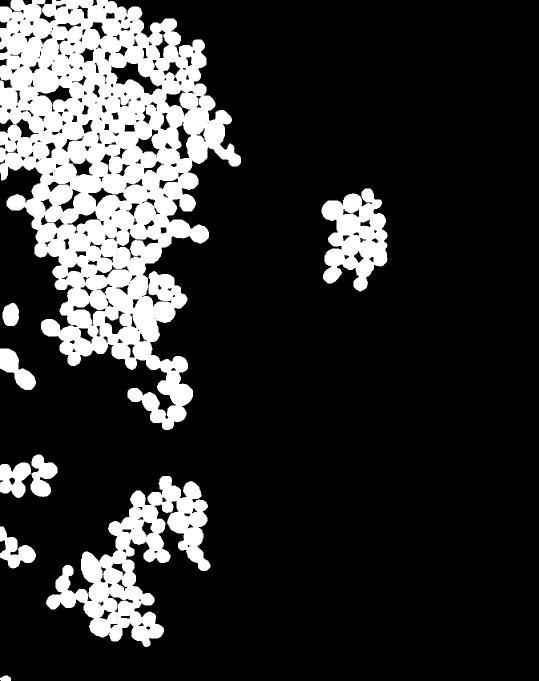
%> input picture RBT_on_AI_segmentation_tool/cellpose_org.tif, 1078 x 1362 px (shown at 1/2 size)
$ octave Cellpose_Masks_DilateErode.m   (GNU Octave 9; MATLAB toolbox functions it lacks are replaced by stand-ins)
%> lines starting %> are read from the running program, lines starting %| are printed output that depends on the picture; in (x1, y1, x2, y2) boxes, pixels count from 0 and x2, y2 are one past the last pixel; in counts of white or black regions, pixels touching at a corner belong together; the program's own positions count from 1
clear
close all
%%
origin_mask = imread('/Users/chen/Desktop/RBT_on_AI_segmentation_tool/cellpose_org.tif');
%> origin_mask: size 1362x1078 logical; 19% white; 9 white regions, largest, box (x1, y1, x2, y2) and area: (0, 0, 482, 860) 209011, (92, 952, 421, 1294) 40465, (643, 377, 775, 583) 16806
RBT_mask = imread('/Users/chen/Desktop/RBT_on_AI_segmentation_tool/cellpose_rbt.tif');
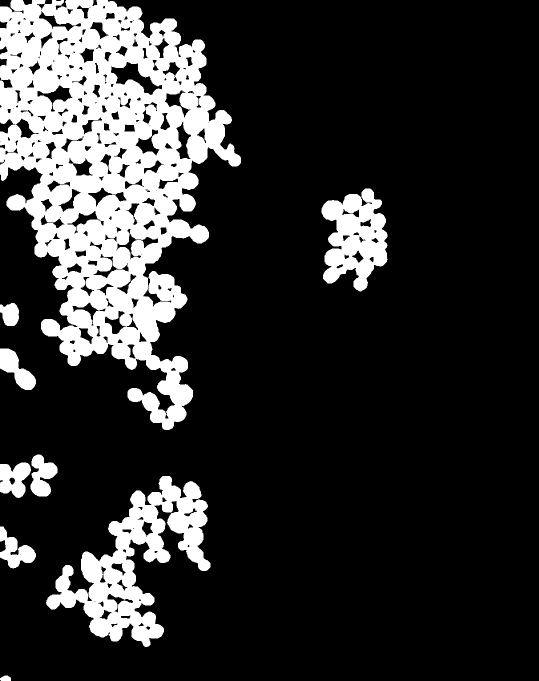
%> input picture RBT_on_AI_segmentation_tool/cellpose_rbt.tif, 1078 x 1362 px (shown at 1/2 size)
%> RBT_mask: size 1362x1078 logical; 18.8% white; 9 white regions, largest, box (x1, y1, x2, y2) and area: (0, 0, 482, 860) 206257, (92, 952, 421, 1294) 40286, (643, 377, 775, 583) 16875
CLAHE_mask = imread('/Users/chen/Desktop/RBT_on_AI_segmentation_tool/cellpose_clahe.tif');
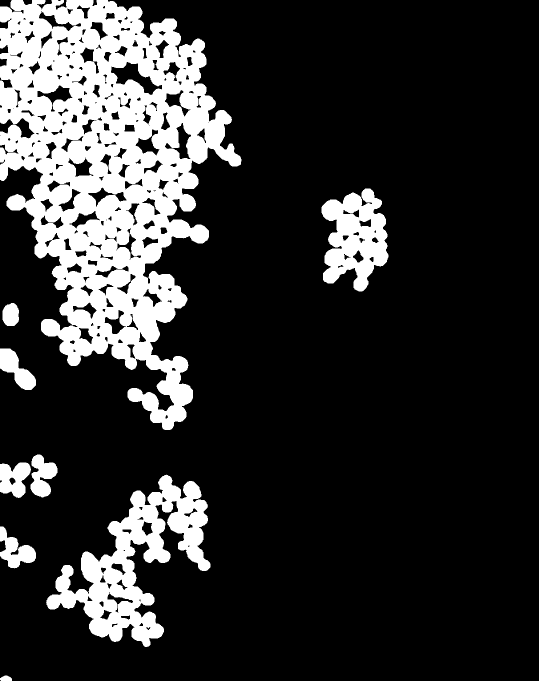
%> input picture RBT_on_AI_segmentation_tool/cellpose_clahe.tif, 1078 x 1362 px (shown at 1/2 size)
%> CLAHE_mask: size 1362x1078 logical; 18.9% white; 9 white regions, largest, box (x1, y1, x2, y2) and area: (0, 0, 483, 860) 205936, (92, 949, 421, 1294) 40718, (643, 377, 777, 583) 17115
%%
inputImage = origin_mask;
image2compare = CLAHE_mask;

opt_radius = [-3, -2, -1, 0, 1, 2, 3];
outputFolder = '/Users/chen/Desktop/DilateErode';
Jaccard = zeros(size(opt_radius));
Dice = zeros(size(opt_radius));

for i = 1:length(opt_radius)
    r = opt_radius(i);

    if r < 0
        se = strel('disk', abs(r));
        processedImage = imerode(inputImage, se);
    elseif r > 0
        se = strel('disk', r);
        processedImage = imdilate(inputImage, se);
    else
        processedImage = inputImage;
    end

    intersection = sum(processedImage(:) & image2compare(:));
    unionSet = sum(processedImage(:) | image2compare(:));
    Jaccard(i) = intersection / unionSet;

    intersection = sum((processedImage & image2compare), 'all');
    sum_A = sum(processedImage, 'all');
    sum_B = sum(image2compare, 'all');

    Dice(i) = 2 * intersection / (sum_A + sum_B);

    outputFileName = fullfile(outputFolder, sprintf('processed_r%d.tif', r));
    imwrite(processedImage, outputFileName);
    disp(['Saved: ', outputFileName]);
end
%> this loop made 7 passes
%> (unionSet, sum_A) on passes 1 to 7: (277534, 228818), (277751, 237871), (279027, 259037), (282495, 279395), (299118, 298404), (314037, 313893), (319415, 319308)
%> pass 1, `processedImage = imerode(inputImage, se);`:
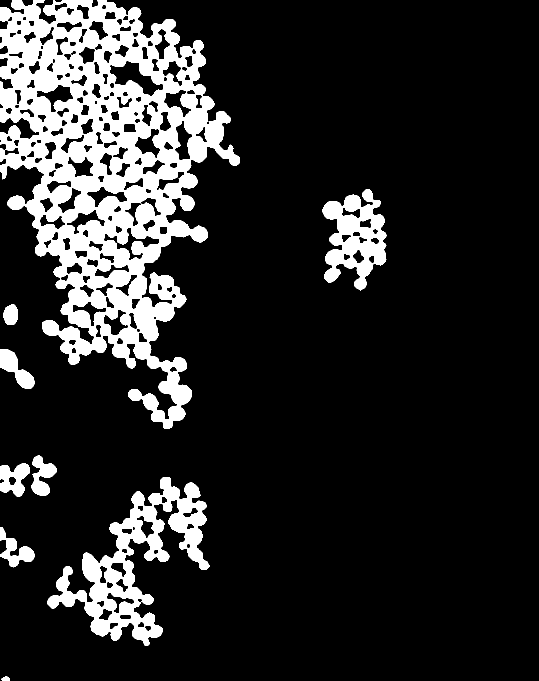
%> processedImage: size 1362x1078 logical (shown at 1/2 size); 15.6% white; 9 white regions, largest, box (x1, y1, x2, y2) and area: (0, 0, 480, 858) 172272, (94, 954, 419, 1292) 32363, (645, 379, 773, 581) 13752
%> pass 2, `processedImage = imerode(inputImage, se);`:
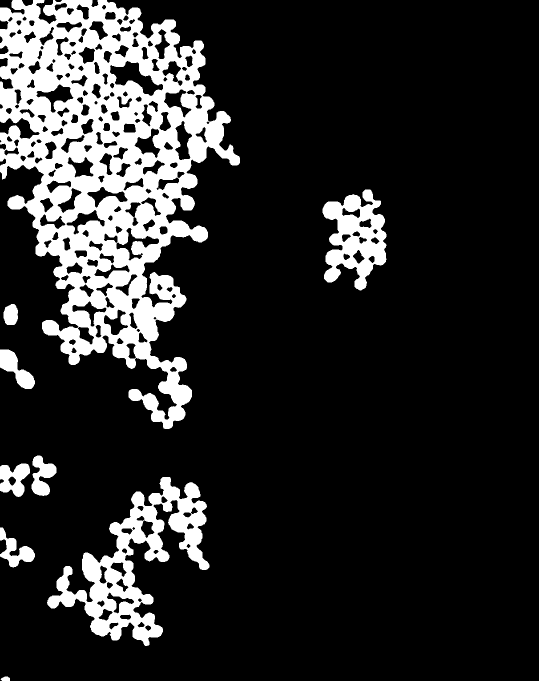
%> processedImage: size 1362x1078 logical (shown at 1/2 size); 16.2% white; 9 white regions, largest, box (x1, y1, x2, y2) and area: (0, 0, 480, 858) 178878, (94, 954, 419, 1292) 33826, (645, 379, 773, 581) 14302
%> pass 3, `processedImage = imerode(inputImage, se);`:
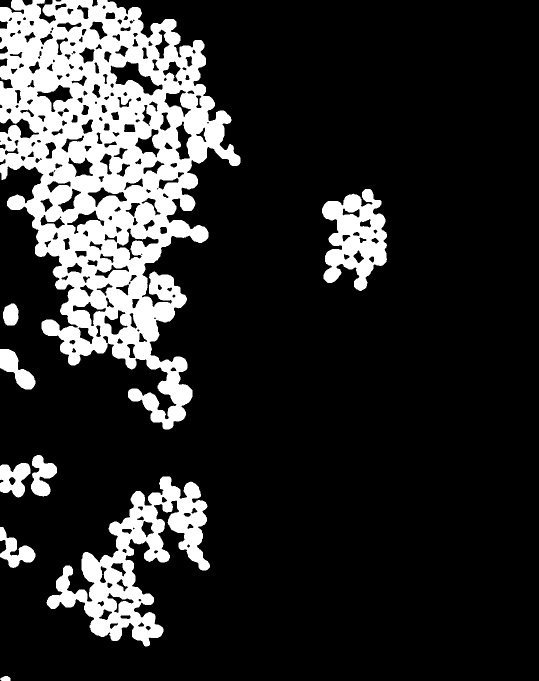
%> processedImage: size 1362x1078 logical (shown at 1/2 size); 17.6% white; 9 white regions, largest, box (x1, y1, x2, y2) and area: (0, 0, 481, 859) 194303, (93, 953, 420, 1293) 37179, (644, 378, 774, 582) 15570
%> after the loop:
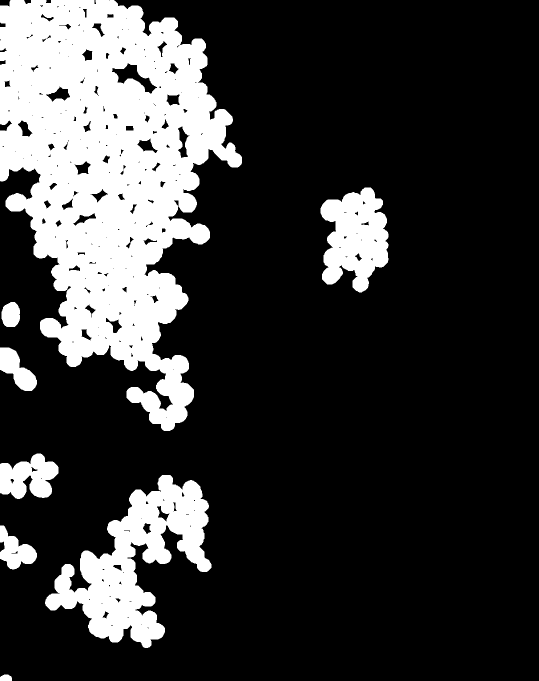
%> processedImage: size 1362x1078 logical (shown at 1/2 size); 21.7% white; 8 white regions, largest, box (x1, y1, x2, y2) and area: (0, 0, 484, 862) 236585, (90, 950, 423, 1296) 47477, (641, 375, 777, 585) 19451
%> after the loop, Dice = [0.903 0.921 0.959 0.985 0.961 0.937 0.929]; Jaccard = [0.823 0.854 0.921 0.97 0.924 0.882 0.867]; se = {Dimensionality 2}

disp('Processing completed.');

%%
%Jaccard_origin_RBT = [0.797105950244301,0.856766529298412,0.926985611510791,0.983060216472602,0.925174918817582,0.880237004396871,0.853219162230965];
%Jaccard_RBT_origin = [0.778042071602562,0.838886762965056,0.914224026995339,0.983060216472602,0.936884525649184,0.894127219029681,0.865865946555963];
Jaccard_origin_CLAHE = [0.795345182440445,0.854113936583487,0.921491468567558,0.969967610046196,0.924040010965572,0.881956584733646,0.854984614529933];
Jaccard_CLAHE_origin = [0.781772093971105,0.841795269512012,0.912170859108980,0.969967610046196,0.932916425970955,0.892479377700730,0.864457626174127];

figure(99), hold on
%plot(opt_radius, Jaccard_origin_RBT, '-o', 'LineWidth', 2, 'MarkerSize', 8);
%plot(opt_radius, Jaccard_RBT_origin, '-o', 'LineWidth', 2, 'MarkerSize', 8);
plot(opt_radius, Jaccard_origin_CLAHE, '-o', 'LineWidth', 2, 'MarkerSize', 8);
plot(opt_radius, Jaccard_CLAHE_origin, '-o', 'LineWidth', 2, 'MarkerSize', 8);

ylim([0.75, 1])
xlabel('Radius (r)','FontSize', 12);
ylabel('Jaccard Index','FontSize', 12);
set(gca, 'FontSize', 12);
%title('Jaccard Similarity vs. Operation Radius');
%title('Operated Orig. mask vs. RBT mask')
legend('Morph. Orig. mask vs. CLAHE mask','Morph. CLAHE mask vs. Orig.mask', 'Location','southeast', 'FontSize', 12)
grid on
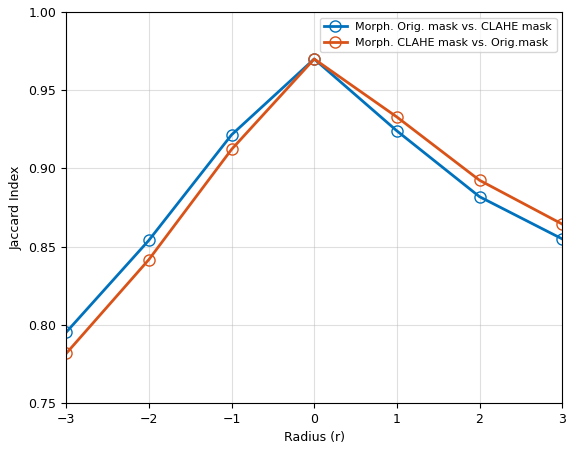
%> figure redrawn from the program's plot data
hold off
